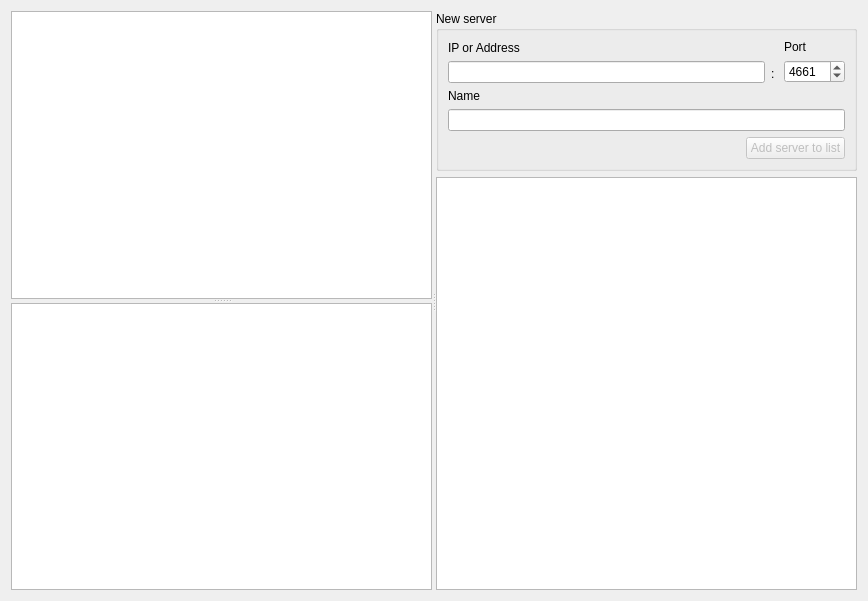
<?xml version="1.0" encoding="UTF-8"?>
<ui version="4.0">
 <class>servers_widget</class>
 <widget class="QWidget" name="servers_widget">
  <property name="geometry">
   <rect>
    <x>0</x>
    <y>0</y>
    <width>868</width>
    <height>601</height>
   </rect>
  </property>
  <property name="sizePolicy">
   <sizepolicy hsizetype="Preferred" vsizetype="Preferred">
    <horstretch>0</horstretch>
    <verstretch>0</verstretch>
   </sizepolicy>
  </property>
  <property name="windowTitle">
   <string>Form</string>
  </property>
  <layout class="QVBoxLayout" name="verticalLayout">
   <item>
    <widget class="QSplitter" name="hsplit">
     <property name="orientation">
      <enum>Qt::Horizontal</enum>
     </property>
     <widget class="QSplitter" name="vsplit">
      <property name="orientation">
       <enum>Qt::Vertical</enum>
      </property>
      <widget class="QTableView" name="tableServers">
       <property name="contextMenuPolicy">
        <enum>Qt::CustomContextMenu</enum>
       </property>
       <property name="selectionMode">
        <enum>QAbstractItemView::SingleSelection</enum>
       </property>
       <property name="selectionBehavior">
        <enum>QAbstractItemView::SelectRows</enum>
       </property>
       <property name="showGrid">
        <bool>false</bool>
       </property>
       <property name="sortingEnabled">
        <bool>true</bool>
       </property>
       <attribute name="verticalHeaderVisible">
        <bool>false</bool>
       </attribute>
       <attribute name="verticalHeaderHighlightSections">
        <bool>false</bool>
       </attribute>
      </widget>
      <widget class="QPlainTextEdit" name="textLog">
       <property name="sizePolicy">
        <sizepolicy hsizetype="Expanding" vsizetype="Preferred">
         <horstretch>0</horstretch>
         <verstretch>0</verstretch>
        </sizepolicy>
       </property>
      </widget>
     </widget>
     <widget class="QWidget" name="layoutWidget">
      <layout class="QVBoxLayout" name="verticalLayout_2">
       <item>
        <widget class="QGroupBox" name="gbxNS">
         <property name="sizePolicy">
          <sizepolicy hsizetype="Minimum" vsizetype="Minimum">
           <horstretch>0</horstretch>
           <verstretch>0</verstretch>
          </sizepolicy>
         </property>
         <property name="title">
          <string>New server</string>
         </property>
         <layout class="QVBoxLayout" name="verticalLayout_7">
          <item>
           <layout class="QHBoxLayout" name="horizontalLayout_2">
            <item>
             <layout class="QVBoxLayout" name="verticalLayout_3">
              <item>
               <widget class="QLabel" name="label">
                <property name="sizePolicy">
                 <sizepolicy hsizetype="Minimum" vsizetype="Minimum">
                  <horstretch>0</horstretch>
                  <verstretch>0</verstretch>
                 </sizepolicy>
                </property>
                <property name="text">
                 <string>IP or Address</string>
                </property>
               </widget>
              </item>
              <item>
               <widget class="QLineEdit" name="editIP">
                <property name="sizePolicy">
                 <sizepolicy hsizetype="Expanding" vsizetype="Minimum">
                  <horstretch>0</horstretch>
                  <verstretch>0</verstretch>
                 </sizepolicy>
                </property>
               </widget>
              </item>
             </layout>
            </item>
            <item>
             <layout class="QVBoxLayout" name="verticalLayout_4">
              <item>
               <widget class="QLabel" name="label_6">
                <property name="sizePolicy">
                 <sizepolicy hsizetype="Minimum" vsizetype="Minimum">
                  <horstretch>0</horstretch>
                  <verstretch>0</verstretch>
                 </sizepolicy>
                </property>
                <property name="text">
                 <string/>
                </property>
               </widget>
              </item>
              <item>
               <widget class="QLabel" name="label_5">
                <property name="sizePolicy">
                 <sizepolicy hsizetype="Minimum" vsizetype="Minimum">
                  <horstretch>0</horstretch>
                  <verstretch>0</verstretch>
                 </sizepolicy>
                </property>
                <property name="text">
                 <string>:</string>
                </property>
               </widget>
              </item>
             </layout>
            </item>
            <item>
             <layout class="QVBoxLayout" name="verticalLayout_5">
              <item>
               <widget class="QLabel" name="label_2">
                <property name="sizePolicy">
                 <sizepolicy hsizetype="Preferred" vsizetype="Minimum">
                  <horstretch>0</horstretch>
                  <verstretch>0</verstretch>
                 </sizepolicy>
                </property>
                <property name="text">
                 <string>Port</string>
                </property>
               </widget>
              </item>
              <item>
               <widget class="QSpinBox" name="spinPort">
                <property name="sizePolicy">
                 <sizepolicy hsizetype="Minimum" vsizetype="Minimum">
                  <horstretch>0</horstretch>
                  <verstretch>0</verstretch>
                 </sizepolicy>
                </property>
                <property name="minimum">
                 <number>10</number>
                </property>
                <property name="maximum">
                 <number>65535</number>
                </property>
                <property name="value">
                 <number>4661</number>
                </property>
               </widget>
              </item>
             </layout>
            </item>
           </layout>
          </item>
          <item>
           <layout class="QVBoxLayout" name="verticalLayout_6">
            <item>
             <widget class="QLabel" name="label_4">
              <property name="sizePolicy">
               <sizepolicy hsizetype="Preferred" vsizetype="Minimum">
                <horstretch>0</horstretch>
                <verstretch>0</verstretch>
               </sizepolicy>
              </property>
              <property name="text">
               <string>Name</string>
              </property>
             </widget>
            </item>
            <item>
             <widget class="QLineEdit" name="editName">
              <property name="sizePolicy">
               <sizepolicy hsizetype="Preferred" vsizetype="Minimum">
                <horstretch>0</horstretch>
                <verstretch>0</verstretch>
               </sizepolicy>
              </property>
             </widget>
            </item>
           </layout>
          </item>
          <item>
           <layout class="QHBoxLayout" name="horizontalLayout_3">
            <item>
             <spacer name="horizontalSpacer">
              <property name="orientation">
               <enum>Qt::Horizontal</enum>
              </property>
              <property name="sizeHint" stdset="0">
               <size>
                <width>40</width>
                <height>20</height>
               </size>
              </property>
             </spacer>
            </item>
            <item>
             <widget class="QPushButton" name="btnAdd">
              <property name="enabled">
               <bool>false</bool>
              </property>
              <property name="sizePolicy">
               <sizepolicy hsizetype="Minimum" vsizetype="Minimum">
                <horstretch>0</horstretch>
                <verstretch>0</verstretch>
               </sizepolicy>
              </property>
              <property name="text">
               <string>Add server to list</string>
              </property>
             </widget>
            </item>
           </layout>
          </item>
         </layout>
        </widget>
       </item>
       <item>
        <widget class="QPlainTextEdit" name="textDetails">
         <property name="sizePolicy">
          <sizepolicy hsizetype="Minimum" vsizetype="Expanding">
           <horstretch>0</horstretch>
           <verstretch>0</verstretch>
          </sizepolicy>
         </property>
        </widget>
       </item>
      </layout>
     </widget>
    </widget>
   </item>
  </layout>
 </widget>
 <resources/>
 <connections/>
</ui>
